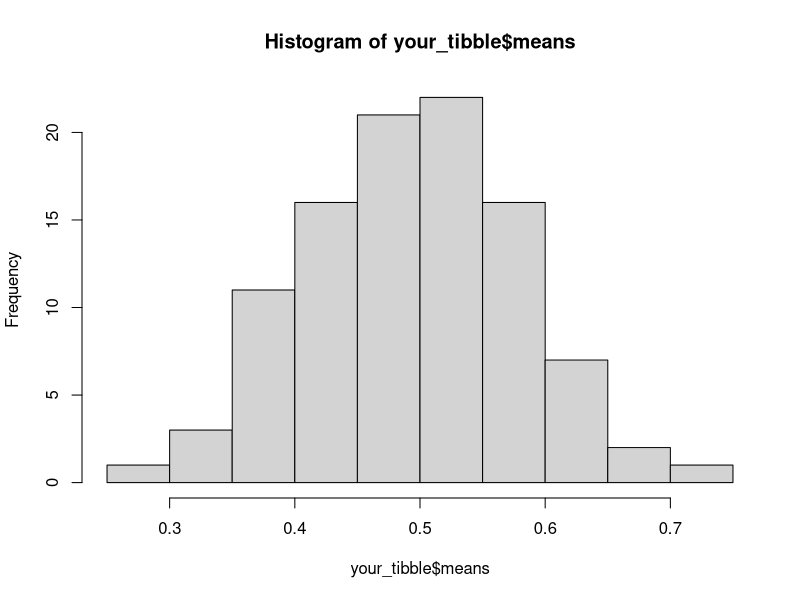

Reproduce this figure in R.
## ---- chunk 1
knitr::opts_chunk$set(echo = TRUE, message = FALSE, warning = FALSE)
## ---- chunk 2
library(magrittr)

## consider for example
a <- 10
b <- sqrt(log(a+2)) ## this is a trivial nested function ...

## with pipes I could write the same as 
b1 <- a %>% add(2) %>% log(.) %>% sqrt(.)

## the "dot" represent what is coming from the pipe

## ---- chunk 3
library(tidyverse)

## here I create a dummy table
my_first_tibble <- tibble(names = c("One","Two"),
                          counts = c(1,2))

my_first_tibble

## ---- chunk 4
## this is a dummy matrix to be used just as an example
a_matrix <- matrix(1:4, nrow = 2)

## I'm adding here a 2 element column which combines twice the matrix
my_first_tibble$tables <- list(a_matrix,a_matrix)

## I'm doing that with the data carpentry machinery
my_first_tibble <- my_first_tibble %>% 
  add_column(other_tables = list(a_matrix,a_matrix))


my_first_tibble

## ---- chunk 5
## in R there is a specifica function called determinat to do that
?determinant
## ---- chunk 6
my_first_tibble <- 
  my_first_tibble %>% 
  mutate(determinant = map(tables, function(x) determinant(x)))

my_first_tibble
## ---- chunk 7
## this is the determinant of the first matrix
my_first_tibble$determinant[[1]]
## ---- chunk 8
Sample <- paste0("s",1:100)
## ---- chunk 9
your_tibble <- tibble(sample = Sample)

your_tibble
## ---- chunk 10
your_tibble <- your_tibble %>% 
  mutate(random = map(sample, function(x) runif(10)))

your_tibble
## ---- chunk 11
your_tibble <- your_tibble %>% 
  mutate(means = map_dbl(random, function(pippo) mean(pippo)))

your_tibble
## ---- chunk 12
hist(your_tibble$means)
